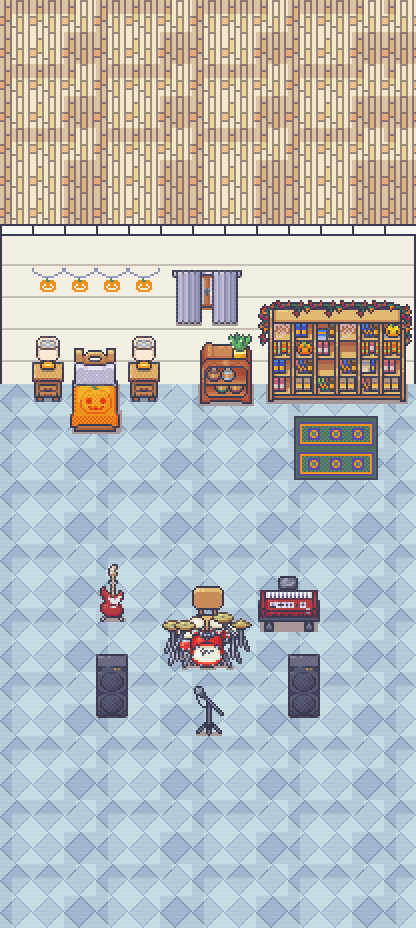

This is a level from a 2D game, rendered from its Tiled map with the project's own tilesets. A one-line summary and the map file follow, with tile-layer data summarised:
An orthogonal 13x29 tile map with 32x32 px tiles, 8 tile layers (Floor, Wall, Window, Border, ...), 6 tilesets.

<map version="1.10" tiledversion="1.10.2" orientation="orthogonal" renderorder="right-down" width="13" height="29" tilewidth="32" tileheight="32" infinite="0" nextlayerid="12" nextobjectid="1">
 <tileset firstgid="1" name="Halloween" tilewidth="32" tileheight="32" tilecount="976" columns="16">
  <image source="../images/Halloween.png" width="512" height="1952" />
 </tileset>
 <tileset firstgid="977" name="RoomBuilder" tilewidth="32" tileheight="32" tilecount="8284" columns="76">
  <image source="../images/RoomBuilder.png" width="2432" height="3488" />
 </tileset>
 <tileset firstgid="9261" name="LivingRoom" tilewidth="32" tileheight="32" tilecount="720" columns="16">
  <image source="../images/LivingRoom.png" width="512" height="1440" />
 </tileset>
 <tileset firstgid="9981" name="Generic" tilewidth="32" tileheight="32" tilecount="1248" columns="16">
  <image source="../images/Generic.png" width="512" height="2496" />
 </tileset>
 <tileset firstgid="11229" name="MusicSports" tilewidth="32" tileheight="32" tilecount="768" columns="16">
  <image source="../images/MusicSports.png" width="512" height="1536" />
 </tileset>
 <tileset firstgid="11997" name="Classroom" tilewidth="32" tileheight="32" tilecount="544" columns="16">
  <image source="../images/Classroom.png" width="512" height="1088" />
 </tileset>
 <layer id="2" name="Floor" width="13" height="29">
  <data>[377 cells, 221 non-empty, 6 distinct tile ids]</data>
 </layer>
 <layer id="1" name="Wall" width="13" height="29">
  <data>[377 cells, 156 non-empty, 9 distinct tile ids]</data>
 </layer>
 <layer id="7" name="Window" width="13" height="29">
  <data>[377 cells, 9 non-empty, 9 distinct tile ids]</data>
 </layer>
 <layer id="3" name="Border" width="13" height="29">
  <data>[377 cells, 13 non-empty, 1 distinct tile ids]</data>
 </layer>
 <layer id="8" name="Chairs" width="13" height="29">
  <data>[377 cells, 2 non-empty, 2 distinct tile ids]</data>
 </layer>
 <layer id="4" name="Furniture" width="13" height="29">
  <data>[377 cells, 59 non-empty, 54 distinct tile ids]</data>
 </layer>
 <layer id="5" name="Decor" width="13" height="29">
  <data>[377 cells, 28 non-empty, 18 distinct tile ids]</data>
 </layer>
 <layer id="6" name="Plant" width="13" height="29">
  <data>[377 cells, 2 non-empty, 2 distinct tile ids]</data>
 </layer>
</map>
